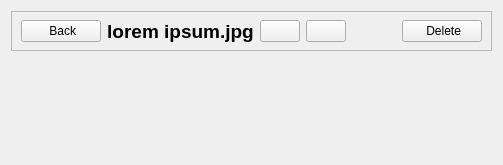
<?xml version="1.0" encoding="UTF-8"?>
<ui version="4.0">
 <class>PictureWidget</class>
 <widget class="QWidget" name="PictureWidget">
  <property name="geometry">
   <rect>
    <x>0</x>
    <y>0</y>
    <width>450</width>
    <height>165</height>
   </rect>
  </property>
  <property name="windowTitle">
   <string>Form</string>
  </property>
  <layout class="QVBoxLayout" name="verticalLayout_2">
   <item>
    <widget class="QFrame" name="frame">
     <property name="minimumSize">
      <size>
       <width>0</width>
       <height>40</height>
      </size>
     </property>
     <property name="maximumSize">
      <size>
       <width>16777215</width>
       <height>40</height>
      </size>
     </property>
     <property name="frameShape">
      <enum>QFrame::StyledPanel</enum>
     </property>
     <property name="frameShadow">
      <enum>QFrame::Raised</enum>
     </property>
     <layout class="QHBoxLayout" name="horizontalLayout_2">
      <property name="topMargin">
       <number>4</number>
      </property>
      <property name="bottomMargin">
       <number>4</number>
      </property>
      <item>
       <widget class="QPushButton" name="backButton">
        <property name="maximumSize">
         <size>
          <width>130</width>
          <height>16777215</height>
         </size>
        </property>
        <property name="text">
         <string> Back</string>
        </property>
        <property name="icon">
         <iconset resource="res/resource.qrc">
          <normaloff>:/icons/back-to-gallery.png</normaloff>:/icons/back-to-gallery.png</iconset>
        </property>
       </widget>
      </item>
      <item>
       <widget class="QLabel" name="nameLabel">
        <property name="maximumSize">
         <size>
          <width>16777215</width>
          <height>30</height>
         </size>
        </property>
        <property name="font">
         <font>
          <pointsize>14</pointsize>
          <bold>true</bold>
         </font>
        </property>
        <property name="text">
         <string>lorem ipsum.jpg</string>
        </property>
        <property name="alignment">
         <set>Qt::AlignCenter</set>
        </property>
       </widget>
      </item>
      <item>
       <widget class="QPushButton" name="previousButton">
        <property name="maximumSize">
         <size>
          <width>50</width>
          <height>16777215</height>
         </size>
        </property>
        <property name="text">
         <string/>
        </property>
        <property name="icon">
         <iconset resource="res/resource.qrc">
          <normaloff>:/icons/photo-previous.png</normaloff>:/icons/photo-previous.png</iconset>
        </property>
       </widget>
      </item>
      <item>
       <widget class="QPushButton" name="nextButton">
        <property name="maximumSize">
         <size>
          <width>50</width>
          <height>16777215</height>
         </size>
        </property>
        <property name="text">
         <string/>
        </property>
        <property name="icon">
         <iconset resource="res/resource.qrc">
          <normaloff>:/icons/photo-next.png</normaloff>:/icons/photo-next.png</iconset>
        </property>
       </widget>
      </item>
      <item>
       <spacer name="horizontalSpacer">
        <property name="orientation">
         <enum>Qt::Horizontal</enum>
        </property>
        <property name="sizeType">
         <enum>QSizePolicy::Fixed</enum>
        </property>
        <property name="sizeHint" stdset="0">
         <size>
          <width>50</width>
          <height>20</height>
         </size>
        </property>
       </spacer>
      </item>
      <item>
       <widget class="QPushButton" name="deleteButton">
        <property name="maximumSize">
         <size>
          <width>130</width>
          <height>16777215</height>
         </size>
        </property>
        <property name="text">
         <string> Delete</string>
        </property>
        <property name="icon">
         <iconset resource="res/resource.qrc">
          <normaloff>:/icons/photo-delete.png</normaloff>:/icons/photo-delete.png</iconset>
        </property>
       </widget>
      </item>
     </layout>
    </widget>
   </item>
   <item>
    <widget class="QLabel" name="pictureLabel">
     <property name="text">
      <string/>
     </property>
     <property name="scaledContents">
      <bool>false</bool>
     </property>
     <property name="alignment">
      <set>Qt::AlignCenter</set>
     </property>
    </widget>
   </item>
  </layout>
 </widget>
 <resources>
  <include location="res/resource.qrc"/>
 </resources>
 <connections/>
</ui>
